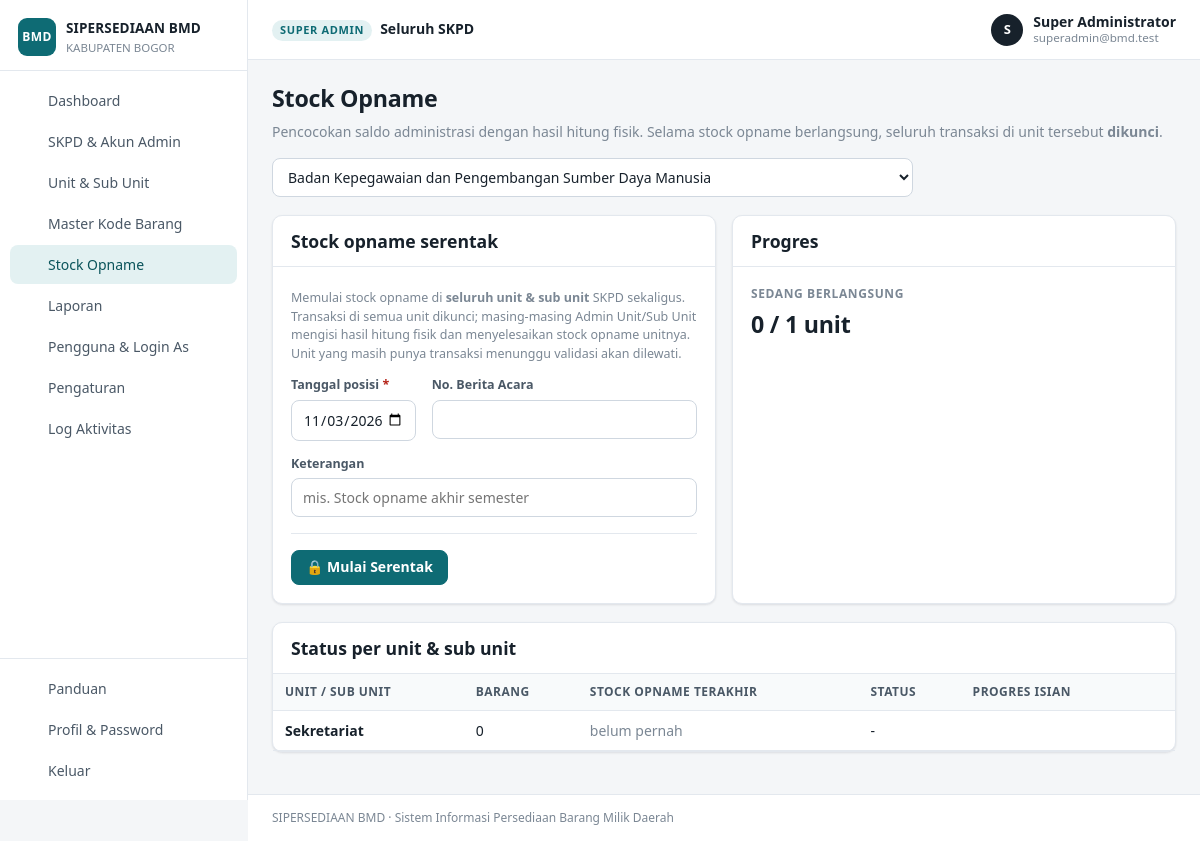
Screenshot of /index.php?page=stock_opname (signed in) with the database file from the repository.
### tables this page shows
CREATE TABLE users (
  id          INT UNSIGNED NOT NULL AUTO_INCREMENT PRIMARY KEY,
  nama        VARCHAR(150) NOT NULL,
  nip         VARCHAR(30)  NULL,
  email       VARCHAR(150) NULL,
  password    VARCHAR(255) NULL,
  role        ENUM('superadmin','admin_skpd','admin','operator') NOT NULL,
  skpd_id     INT UNSIGNED NULL,
  unit_id     INT UNSIGNED NULL,
  slot        TINYINT UNSIGNED NOT NULL DEFAULT 1,
  is_active   TINYINT(1) NOT NULL DEFAULT 0,
  last_login  DATETIME NULL,
  created_at  DATETIME NOT NULL DEFAULT CURRENT_TIMESTAMP,
  updated_at  DATETIME NULL ON UPDATE CURRENT_TIMESTAMP,
  UNIQUE KEY uk_email (email),
  KEY idx_skpd (skpd_id),
  KEY idx_unit (unit_id),
  CONSTRAINT fk_user_skpd FOREIGN KEY (skpd_id) REFERENCES skpd(id)       ON DELETE CASCADE,
  CONSTRAINT fk_user_unit FOREIGN KEY (unit_id) REFERENCES unit_kerja(id) ON DELETE CASCADE
);

CREATE TABLE unit_kerja (
  id          INT UNSIGNED NOT NULL AUTO_INCREMENT PRIMARY KEY,
  skpd_id     INT UNSIGNED NOT NULL,
  parent_id   INT UNSIGNED NULL,
  level       ENUM('unit','subunit') NOT NULL,
  kode        VARCHAR(30)  NULL,
  nama        VARCHAR(200) NOT NULL,
  lokasi      VARCHAR(255) NULL,
  pic         VARCHAR(150) NULL,
  email       VARCHAR(150) NULL,
  telp        VARCHAR(50)  NULL,
  created_at  DATETIME NOT NULL DEFAULT CURRENT_TIMESTAMP,
  updated_at  DATETIME NULL ON UPDATE CURRENT_TIMESTAMP,
  KEY idx_skpd (skpd_id),
  KEY idx_parent (parent_id),
  CONSTRAINT fk_unit_skpd   FOREIGN KEY (skpd_id)   REFERENCES skpd(id)       ON DELETE CASCADE,
  CONSTRAINT fk_unit_parent FOREIGN KEY (parent_id) REFERENCES unit_kerja(id) ON DELETE CASCADE
);

### pages/stock_opname.php (the view, shortened to what the rows shown need)
<?php
$u = user();
    ?>
    <?php
$isUnitUser = is_unit_user();
if ($u['role'] === 'superadmin') {
    $skpdList = rows('SELECT id, nama FROM skpd ORDER BY nama');
    $sid = input_int('skpd', $skpdList ? (int)$skpdList[0]['id'] : 0);
} else {
    $sid = (int)$u['skpd_id'];
}
if ($isUnitUser) {
    $scope = unit_scope_ids($u);
    $aktif = so_aktif($u['unit_id']);
    $syarat = $aktif ? null : so_syarat($u['unit_id'], date('Y-m-d'));
    $hist = rows("SELECT so.*, uk.nama AS unit_nama, (SELECT COUNT(*) FROM stock_opname_detail WHERE so_id=so.id) n
                  FROM stock_opname so JOIN unit_kerja uk ON uk.id=so.unit_id WHERE so.unit_id IN (" . in_ph($scope) . ") ORDER BY so.id DESC LIMIT 50", $scope);
} else {
    $units = rows("SELECT uk.*, (SELECT COUNT(*) FROM barang WHERE unit_id=uk.id AND stok>0) item,
                     (SELECT COUNT(*) FROM transaksi WHERE unit_id=uk.id AND status='menunggu') pending
                   FROM unit_kerja uk WHERE uk.skpd_id=? ORDER BY COALESCE(uk.parent_id, uk.id), uk.level, uk.nama", [$sid]);
}
include BASE_PATH . '/views/header.php';
?>
<div class="page-head">
  <div>
    <h1>Stock Opname</h1>
  </div>
</div>
<?php if ($isUnitUser): ?>
  <?php if ($aktif): ?>
    <div class="card" style="border-color:#f1d9a7"><div class="card-body" style="display:flex;justify-content:space-between;align-items:center;gap:12px;flex-wrap:wrap">
      <div><h2 style="margin:0">🔒 Stock opname sedang berlangsung</h2><p class="muted" style="margin:4px 0 0"><?= e($aktif['nomor']) ?> · posisi <?= tgl_indo($aktif['tanggal']) ?>. Pembelian, pengeluaran, dan validasi dikunci.</p></div>
      <a class="btn" href="<?= e(url('stock_opname', ['id' => $aktif['id']])) ?>"><?= $u['role'] === 'admin' ? 'Isi Hasil Hitung Fisik' : 'Lihat' ?></a>
    </div></div>
  <?php elseif ($u['role'] === 'admin'): ?>
    <div class="card">
      <div class="card-head"><h2>Mulai stock opname <?= e($u['unit_nama']) ?></h2></div>
      <div class="card-body">
        <?php if ($syarat): ?><div class="alert alert-warning"><?= e($syarat) ?><?= strpos($syarat, 'menunggu') !== false ? ' <a href="' . e(url('validasi')) . '">Buka Validasi</a>' : '' ?></div><?php endif; ?>
        <form method="post" data-confirm="Mulai stock opname? Seluruh transaksi di unit ini akan dikunci sampai stock opname selesai.">
          <?= csrf_field() ?><input type="hidden" name="aksi" value="mulai">
          <div class="form-grid">
            <div class="field col-3"><label>Tanggal posisi <span class="req">*</span></label><input type="date" name="tanggal" value="<?= e(date('Y-m-d')) ?>" max="<?= e(date('Y-m-d')) ?>" required></div>
            <div class="field col-4"><label>No. Berita Acara</label><input type="text" name="no_ba" maxlength="150"></div>
            <div class="field col-5"><label>Keterangan</label><input type="text" name="keterangan" placeholder="mis. Stock opname semester I"></div>
          </div>
          <div class="divider"></div>
          <button class="btn" type="submit" <?= $syarat ? 'disabled' : '' ?>>🔒 Mulai &amp; Kunci Transaksi</button>
        </form>
      </div>
    </div>
  <?php else: ?>
    <div class="alert alert-info">Stock opname dimulai dan diselesaikan oleh Admin <?= e($u['unit_level'] === 'subunit' ? 'Sub Unit' : 'Unit') ?>. Operator dapat melihat riwayatnya.</div>
  <?php endif; ?>
  <div class="card">
    <div class="card-head"><h2>Riwayat stock opname</h2></div>
    <div class="card-body tight table-wrap">
      <table class="tbl">
        <thead><tr><th>Nomor</th><th>Unit</th><th>Tanggal Posisi</th><th>No. BA</th><th class="num">Barang</th><th>Status</th><th></th></tr></thead>
        <tbody>
        <?php foreach ($hist as $h): ?>
          <tr><td class="mono"><?= e($h['nomor']) ?></td><td><?= e($h['unit_nama']) ?></td><td><?= tgl_indo($h['tanggal']) ?></td><td><?= e($h['no_ba'] ?: '-') ?></td><td class="num"><?= (int)$h['n'] ?></td>
            <td><?= $h['status'] === 'berlangsung' ? '<span class="badge badge-amber">Berlangsung</span>' : ($h['status'] === 'selesai' ? '<span class="badge badge-green">Selesai</span>' : '<span class="badge badge-gray">Batal</span>') ?></td>
            <td class="act"><a class="btn btn-light btn-sm" href="<?= e(url('stock_opname', ['id' => $h['id']])) ?>">Buka</a></td></tr>
        <?php endforeach; ?>
        <?php if (!$hist): ?><tr><td colspan="7" class="empty">Belum ada stock opname.</td></tr><?php endif; ?>
        </tbody>
      </table>
    </div>
  </div>
<?php else: ?>
  <div class="grid grid-2">
    <div class="card">
      <div class="card-head"><h2>Stock opname serentak</h2></div>
    </div>
    <div class="card">
      <div class="card-head"><h2>Progres</h2></div>
    </div>
  </div>
  <div class="card">
    <div class="card-head"><h2>Status per unit &amp; sub unit</h2></div>
    <div class="card-body tight table-wrap">
      <table class="tbl">
        <thead><tr><th>Unit / Sub Unit</th><th class="num">Barang</th><th>Stock opname terakhir</th><th>Status</th><th>Progres isian</th><th></th></tr></thead>
        <tbody>
        <?php foreach ($units as $x): $so = $x['so']; ?>
          <tr class="<?= $x['level'] === 'subunit' ? 'row-sub' : '' ?>">
            <td><?= $x['level'] === 'subunit' ? '↳ ' : '<b>' ?><?= e($x['nama']) ?><?= $x['level'] === 'unit' ? '</b>' : '' ?></td>
            <td class="num"><?= (int)$x['item'] ?></td>
            <td><?= $so ? e($so['nomor']) . ' · ' . tgl_indo($so['tanggal']) : '<span class="muted">belum pernah</span>' ?></td>
            <td><?= !$so ? '-' : ($so['status'] === 'berlangsung' ? '<span class="badge badge-amber">Berlangsung</span>' : '<span class="badge badge-green">Selesai</span>') ?></td>
            <td></td>
            <td class="act"><?php if ($so): ?><a class="btn btn-light btn-sm" href="<?= e(url('stock_opname', ['id' => $so['id']])) ?>">Lihat</a><?php endif; ?></td>
          </tr>
        <?php endforeach; ?>
        </tbody>
      </table>
    </div>
  </div>
<?php endif; ?>
<?php include BASE_PATH . '/views/footer.php'; ?>

### views/header.php (shortened to what the rows shown need)
<?php
$u = user();
$scopeLabel = $u['role'] === 'superadmin' ? 'Seluruh SKPD' : ($u['role'] === 'admin_skpd' ? $u['skpd_nama'] : $u['unit_nama']);
?><!doctype html>
<html lang="id">
<head>
<link rel="stylesheet" href="assets/app.css?v=4">
</head>
<body>
<div class="layout">
  <div class="main">
    <header class="topbar">
      <div class="scope">
        <span class="scope-label"><?= e(role_label($u['role'], $u['unit_level'])) ?></span>
        <span class="scope-name"><?= e($scopeLabel) ?></span>
      </div>
      <div class="who">
        <div class="avatar"><?= e(mb_strtoupper(mb_substr($u['nama'], 0, 1))) ?></div>
        <div class="who-text"><b><?= e($u['nama']) ?></b><small><?= e($u['email']) ?></small></div>
      </div>
    </header>
    <main class="content">

### rows the page displays
users: role "Seluruh SKPD", nama "S", nama "Super Administrator", email "superadmin@bmd.test"
unit_kerja: nama "Sekretariat", item "0"

### other values shown
APP_NAME "SIPERSEDIAAN BMD"
setting('nama_pemda', 'Pemerintah Daerah') "KABUPATEN BOGOR"
$m[1] "Dashboard"
$m[1] "SKPD & Akun Admin"
$m[1] "Unit & Sub Unit"
$m[1] "Master Kode Barang"
$m[1] "Stock Opname"
$m[1] "Laporan"
$m[1] "Pengguna & Login As"
$m[1] "Pengaturan"
$m[1] "Log Aktivitas"
role_label($u['role'], $u['unit_level']) "SUPER ADMIN"
$nAktif "0"
count($units) "1"
APP_DESC "Sistem Informasi Persediaan Barang Milik Daerah"
